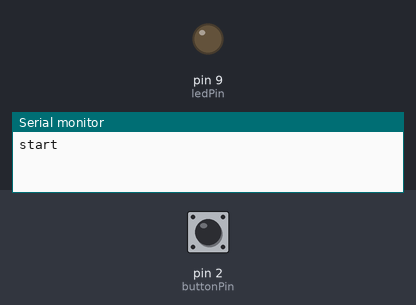
Recording of a sketch running on a simulated Arduino Uno, built with avr-gcc and run on an emulated ATmega328P. On the bench: output pins drawn as LEDs (lit = HIGH), the last lines printed to the serial monitor. The test bench sets the inputs (shaded band); at power-on: pin 2 (buttonPin) LOW.

Above: at 1.2 s.
1.3 s: pin 2 (buttonPin) pulled HIGH for 0.15 s
At 1.37 s:
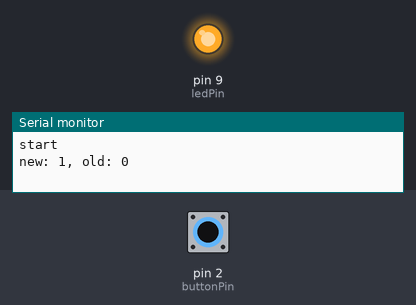
2.9 s: pin 2 (buttonPin) pulled HIGH for 3.2 s
At 7.1 s:
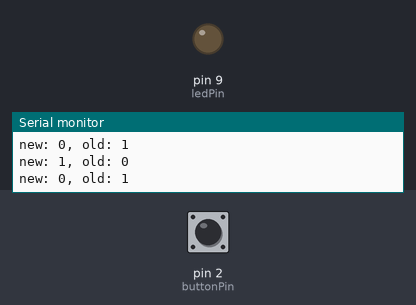
Timing chart, 0 to 8.6 s (numbered marks = the images above; inputs shaded):
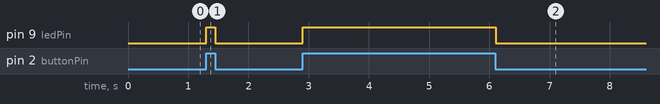

Measured:
- after the input at 1.3 s, pin 9 (ledPin): LOW → HIGH at once, → LOW 0.15 s later
- after the input at 2.9 s, pin 9 (ledPin): LOW → HIGH at once, → LOW 3.2 s later

The sketch:

realButton.ino
```cpp
const int buttonPin = 2;     // the number of the pushbutton pin


int buttonState = 0;
int ledPin = 9;

void setup() {
  Serial.begin(9600);
  // initialize the pushbutton pin as an input:
  pinMode(buttonPin, INPUT);
  pinMode(ledPin, OUTPUT);
  Serial.println("start");
}

void loop() {

  // read the state of the pushbutton value:
  int newButtonState = digitalRead(buttonPin);

  if (buttonState == HIGH) {
    digitalWrite(ledPin, HIGH);
  } else {
    digitalWrite(ledPin, LOW);
  }

  if (buttonState != newButtonState){
    Serial.print("new: ");
    Serial.print(newButtonState, DEC);
    Serial.print(", old: ");
    Serial.println(buttonState, DEC);
    buttonState = newButtonState;
  }
  delay(1);
}
```
